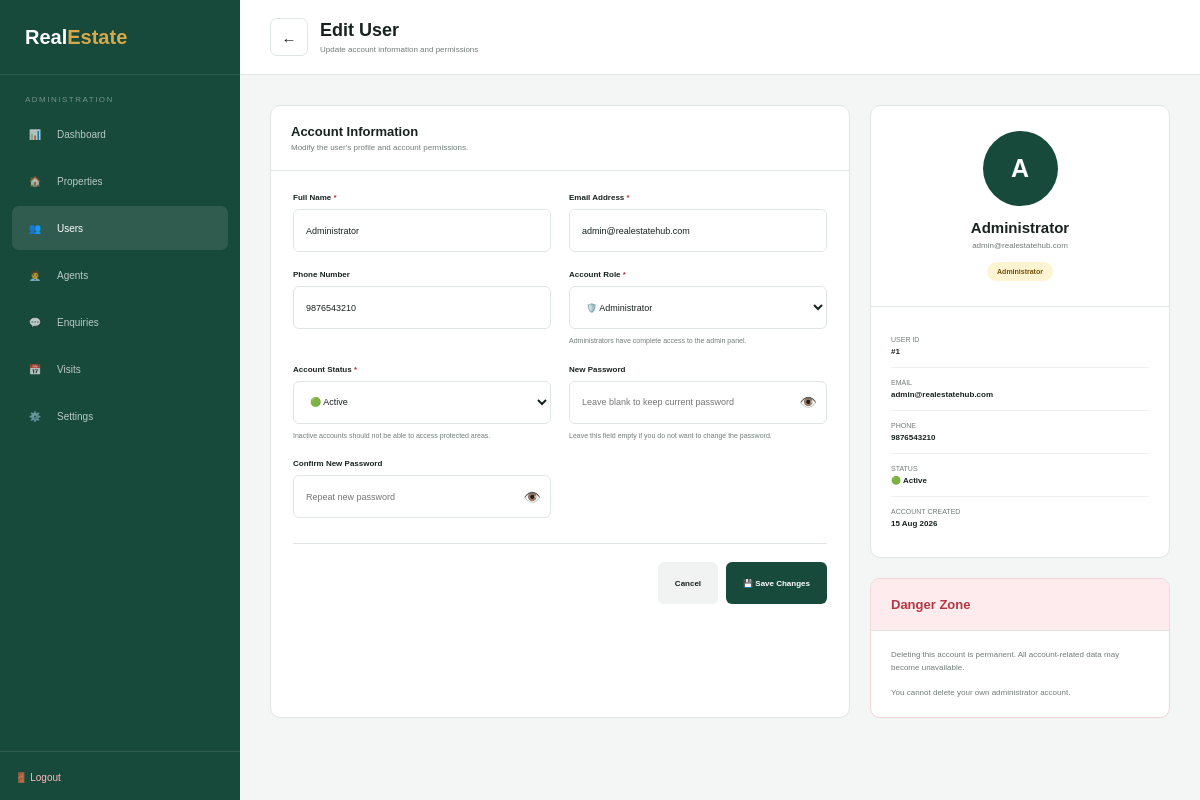
The page /admin/user-edit.php?id=1 (signed in) on the database its author committed.
### tables this page shows
CREATE TABLE users (
    id INT UNSIGNED AUTO_INCREMENT PRIMARY KEY,
    name VARCHAR(100) NOT NULL,
    email VARCHAR(150) NOT NULL UNIQUE,
    phone VARCHAR(30) DEFAULT NULL,
    password VARCHAR(255) NOT NULL,
    role VARCHAR(20) NOT NULL DEFAULT 'user',
    profile_image VARCHAR(255) DEFAULT NULL,
    status VARCHAR(20) NOT NULL DEFAULT 'active',
    email_verified_at DATETIME DEFAULT NULL,
    created_at TIMESTAMP DEFAULT CURRENT_TIMESTAMP,
    updated_at TIMESTAMP DEFAULT CURRENT_TIMESTAMP ON UPDATE CURRENT_TIMESTAMP,
    INDEX idx_users_role (role),
    INDEX idx_users_status (status)
);

### admin/user-edit.php (the view, shortened to what this page needs)
<?php
require_once "../config/database.php";
function safe($value)
{
    return htmlspecialchars(
        $value ?? "",
        ENT_QUOTES,
        "UTF-8"
    );
}
$userId = filter_input(
    INPUT_GET,
    "id",
    FILTER_VALIDATE_INT
);
$sql = "
    SELECT
        id,
        name,
        email,
        phone,
        role,
        status,
        created_at
    FROM users
    WHERE id = ?
    LIMIT 1
";
$stmt = $conn->prepare($sql);
$stmt->bind_param(
    "i",
    $userId
);
$stmt->execute();
$result = $stmt->get_result();
$user = $result->fetch_assoc();
$name =
    $user["name"] ?? "";
$email =
    $user["email"] ?? "";
$phone =
    $user["phone"] ?? "";
$role =
    $user["role"] ?? "user";
$status =
    $user["status"] ?? "active";
?>
<!DOCTYPE html>
<html lang="en">
<head>
</head>
<body>
<aside class="sidebar">
<a
    href="dashboard.php"
    class="logo"
>
    Real<strong>Estate</strong>
</a>
<div class="menu-title">
    Administration
</div>
<nav class="menu">
<a href="dashboard.php">
    <span class="icon">📊</span>
    <span>Dashboard</span>
</a>
<a href="properties.php">
    <span class="icon">🏠</span>
    <span>Properties</span>
</a>
<a
    href="users.php"
    class="active"
>
    <span class="icon">👥</span>
    <span>Users</span>
</a>
<a href="agents.php">
    <span class="icon">🧑‍💼</span>
    <span>Agents</span>
</a>
<a href="enquiries.php">
    <span class="icon">💬</span>
    <span>Enquiries</span>
</a>
<a href="visits.php">
    <span class="icon">📅</span>
    <span>Visits</span>
</a>
<a href="settings.php">
    <span class="icon">⚙️</span>
    <span>Settings</span>
</a>
</nav>
<div class="sidebar-bottom">
<a
    href="../auth/logout.php"
    style="
        color:#ffb8bf;
        text-decoration:none;
        font-size:10px;
    "
>
    🚪 Logout
</a>
</div>
</aside>
<div class="main">
<header class="topbar">
<div class="top-left">
<a
    href="user-details.php?id=<?php echo (int)$userId; ?>"
    class="back"
>
    ←
</a>
<div>
<h1>
    Edit User
</h1>
<p>
    Update account information and permissions
</p>
</div>
</div>
</header>
<main class="content">
<div class="layout">
<section class="card">
<div class="card-header">
<h2>
    Account Information
</h2>
<p>
    Modify the user's profile and account permissions.
</p>
</div>
<div class="card-body">
<form
    method="POST"
    id="userForm"
>
<div class="form-grid">
<div class="form-group">
<label for="name">
Full Name
<span class="required">*</span>
</label>
<input
    type="text"
    id="name"
    name="name"
    value="<?php echo safe($name); ?>"
    placeholder="Enter full name"
    required
>
</div>
<div class="form-group">
<label for="email">
Email Address
<span class="required">*</span>
</label>
<input
    type="email"
    id="email"
    name="email"
    value="<?php echo safe($email); ?>"
    placeholder="user@example.com"
    required
>
</div>
<div class="form-group">
<label for="phone">
Phone Number
</label>
<input
    type="tel"
    id="phone"
    name="phone"
    value="<?php echo safe($phone); ?>"
    placeholder="+91 98765 43210"
>
</div>
<div class="form-group">
<label for="role">
Account Role
<span class="required">*</span>
</label>
<select
    id="role"
    name="role"
    required
>
<option
    value="admin"
    <?php
    echo $role === "admin"
        ? "selected"
        : "";
    ?>
>
    🛡️ Administrator
</option>
</select>
<div class="help">
Administrators have complete access to the admin panel.
</div>
</div>
<div class="form-group">
<label for="status">
Account Status
<span class="required">*</span>
</label>
<select
    id="status"
    name="status"
    required
>
<option
    value="active"
    <?php
    echo $status === "active"
        ? "selected"
        : "";
    ?>
>
    🟢 Active
</option>
</select>
<div class="help">
Inactive accounts should not be able to access protected areas.
</div>
</div>
<div class="form-group">
<label for="password">
New Password
</label>
<div class="password-wrapper">
<input
    type="password"
    id="password"
    name="password"
    placeholder="Leave blank to keep current password"
    autocomplete="new-password"
>
<button
    type="button"
    class="toggle-password"
    data-target="password"
>
    👁️
</button>
</div>
<div class="help">
Leave this field empty if you do not want to change the password.
</div>
</div>
<div class="form-group">
<label for="confirm_password">
Confirm New Password
</label>
<div class="password-wrapper">
<input
    type="password"
    id="confirm_password"
    name="confirm_password"
    placeholder="Repeat new password"
    autocomplete="new-password"
>
<button
    type="button"
    class="toggle-password"
    data-target="confirm_password"
>
    👁️
</button>
</div>
</div>
</div>
<div class="form-actions">
<a
    href="user-details.php?id=<?php echo (int)$userId; ?>"
    class="btn btn-cancel"
>
    Cancel
</a>
<button
    type="submit"
    class="btn btn-save"
>
    💾 Save Changes
</button>
</div>
</form>
</div>
</section>
<aside>
<section class="card">
<div class="profile">
<div class="avatar">
<?php
echo safe(
    strtoupper(
        substr(
            $name,
            0,
            1
        )
    )
);
?>
</div>
<h3>
<?php
echo safe($name);
?>
</h3>
<div class="profile-email">
<?php
echo safe($email);
?>
</div>
<?php
$roleClass =
    "role-user";
if ($role === "admin") {
    $roleClass =
        "role-admin";
}
elseif ($role === "agent") {
    $roleClass =
        "role-agent";
}
?>
<span class="badge <?php echo $roleClass; ?>">
<?php
if ($role === "admin") {
    echo "Administrator";
}
elseif ($role === "agent") {
    echo "Agent";
}
else {
    echo "User";
}
?>
</span>
</div>
<div class="side-info">
<div class="side-item">
<div class="side-label">
    User ID
</div>
<div class="side-value">
#<?php
echo (int)$userId;
?>
</div>
</div>
<div class="side-item">
<div class="side-label">
    Email
</div>
<div class="side-value">
<?php
echo safe($email);
?>
</div>
</div>
<div class="side-item">
<div class="side-label">
    Phone
</div>
<div class="side-value">
<?php
echo safe(
    $phone ?: "Not provided"
);
?>
</div>
</div>
<div class="side-item">
<div class="side-label">
    Status
</div>
<div class="side-value">
<?php
echo $status === "active"
    ? "🟢 Active"
    : "🔴 Inactive";
?>
</div>
</div>
<div class="side-item">
<div class="side-label">
    Account Created
</div>
<div class="side-value">
<?php
if (!empty($user["created_at"])) {
    echo safe(
        date(
            "d M Y",
            strtotime(
                $user["created_at"]
            )
        )
    );
}
else {
    echo "N/A";
}
?>
</div>
</div>
</div>
</section>
<section class="card danger-card">
<div class="card-header danger-header">
<h2>
    Danger Zone
</h2>
</div>
<div class="danger-body">
<p>
Deleting this account is permanent. All account-related
data may become unavailable.
</p>
<?php if (
    (int)$userId !==
    (int)$_SESSION["user_id"]
): ?>
<a
    href="user-delete.php?id=<?php echo (int)$userId; ?>"
    class="delete-link"
    id="deleteAccount"
>
    🗑️ Delete Account
</a>
<?php else: ?>
<p style="margin-top:12px;">
You cannot delete your own administrator account.
</p>
<?php endif; ?>
</div>
</section>
</aside>
</div>
</main>
</div>
</body>
</html>

### rows shown on the page
users: name "Administrator", email "admin@realestatehub.com", phone "9876543210", role "🛡️ Administrator", status "🟢 Active", name "A", created_at "15 Aug 2026"

### other values the page prints
$userId "1"
